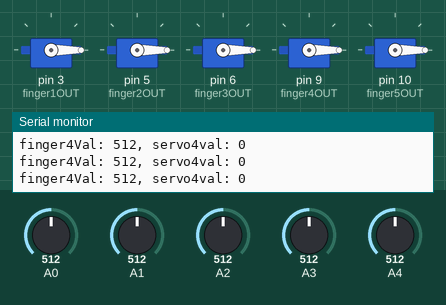
Simulated run of this sketch. Board: Arduino Uno, built with avr-gcc and run on an emulated ATmega328P. Shown: 5 × servo, the last lines printed to the serial monitor. The test bench sets the inputs (shaded band); at power-on: A3 = 512, A0 = 512, A1 = 512, A2 = 512, A4 = 512.

Above: at 1.2 s.
1.3 s: A3 set to 190
At 2.6 s:
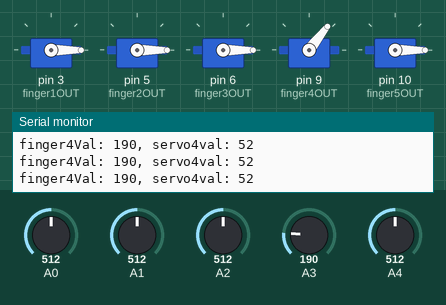
2.9 s: A0 set to 190
At 3.7 s:
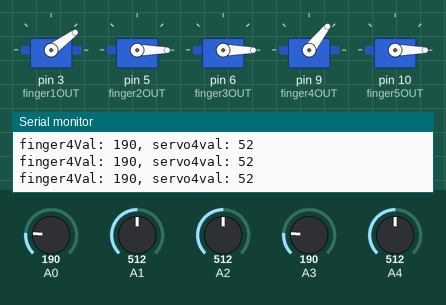
4.4 s: A1 set to 190
At 5.0 s:
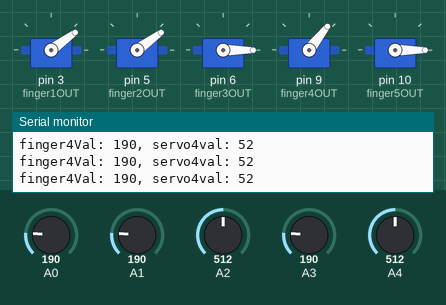
6.0 s: A2 set to 190
At 6.5 s:
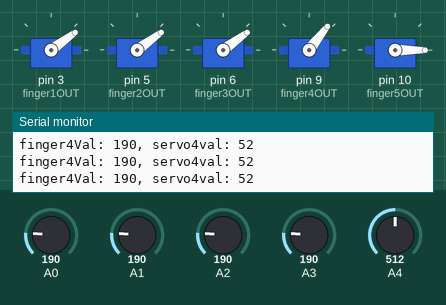
7.6 s: A4 set to 190
At 8.6 s:
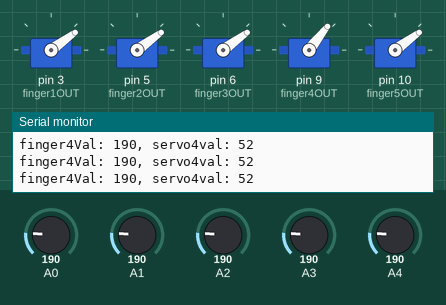
9.1 s: A3 set to 210
At 9.5 s:
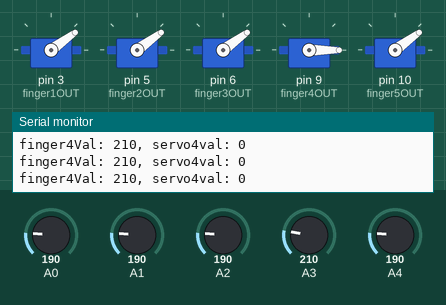
Timing chart, 0 to 11.6 s (numbered marks = the images above; inputs shaded):
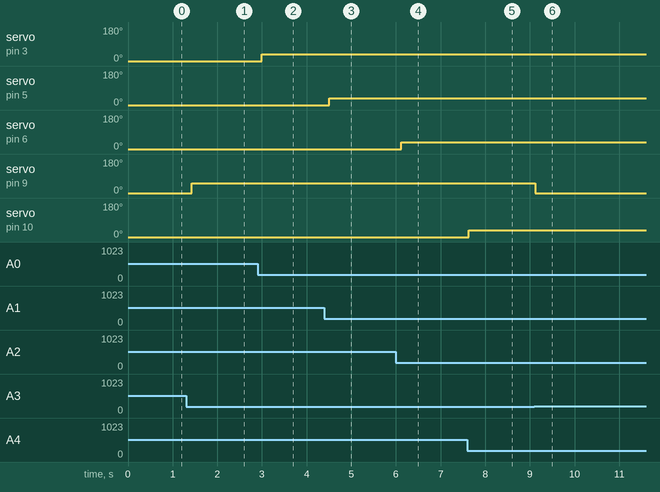

The sketch:

robohand.ino
```cpp
#include <Servo.h>
const int FLEX1_MIN = 150;
const int FLEX1_MAX = 200;

const int FLEX2_MIN = FLEX1_MIN;
const int FLEX2_MAX = FLEX1_MAX;

const int FLEX3_MIN = FLEX1_MIN;
const int FLEX3_MAX = FLEX1_MAX;

const int FLEX4_MIN = 165;
const int FLEX4_MAX = FLEX1_MAX;

const int FLEX5_MIN = FLEX1_MIN;
const int FLEX5_MAX = FLEX1_MAX;

const int finger1IN = A0;
const int finger2IN = A1;
const int finger3IN = A2;
const int finger4IN = A3;
const int finger5IN = A4;

const int finger1OUT = 3;
const int finger2OUT = 5;
const int finger3OUT = 6;
const int finger4OUT = 9;
const int finger5OUT = 10;

Servo finger1Servo;
Servo finger2Servo;
Servo finger3Servo;
Servo finger4Servo;
Servo finger5Servo;


void setup() {
  Serial.begin(9600);
  finger1Servo.attach(finger1OUT);
  finger1Servo.write(0);
  finger2Servo.attach(finger2OUT);
  finger2Servo.write(0);
  finger3Servo.attach(finger3OUT);
  finger3Servo.write(0);
  finger4Servo.attach(finger4OUT);
  finger4Servo.write(0);
  finger5Servo.attach(finger5OUT);
  finger5Servo.write(0);
}

void loop()
{
  int finger1Val = sensorRead(finger1IN);
  int servo1Val = map(finger1Val, FLEX1_MIN, FLEX1_MAX, 180, 0);
  servo1Val = constrain(servo1Val, 0, 180);
//  Serial.print("finger1Val: "); Serial.print(finger1Val); Serial.print(", servo1val: "); Serial.println(servo1Val);
  finger1Servo.write(servo1Val);

  int finger2Val = sensorRead(finger2IN);
  int servo2Val = map(finger2Val, FLEX2_MIN, FLEX2_MAX, 180, 0);
  servo2Val = constrain(servo2Val, 0, 180);
 // Serial.print("finger2Val: "); Serial.print(finger2Val); Serial.print(", servo2val: "); Serial.println(servo2Val);
  finger2Servo.write(servo2Val);

  int finger3Val = sensorRead(finger3IN);
  int servo3Val = map(finger3Val, FLEX3_MIN, FLEX3_MAX, 180, 0);
  servo3Val = constrain(servo3Val, 0, 180);
//  Serial.print("finger3Val: "); Serial.print(finger3Val); Serial.print(", servo3val: "); Serial.println(servo3Val);
  finger3Servo.write(servo3Val);

  int finger4Val = sensorRead(finger4IN);
  int servo4Val = map(finger4Val, FLEX4_MIN, FLEX4_MAX, 180, 0);
  servo4Val = constrain(servo4Val, 0, 180);
  Serial.print("finger4Val: "); Serial.print(finger4Val); Serial.print(", servo4val: "); Serial.println(servo4Val);
  finger4Servo.write(servo4Val);

  int finger5Val = sensorRead(finger5IN);
  int servo5Val = map(finger5Val, FLEX5_MIN, FLEX5_MAX, 180, 0);
  servo5Val = constrain(servo5Val, 0, 180);
 // Serial.print("finger5Val: "); Serial.print(finger5Val); Serial.print(", servo5val: "); Serial.println(servo5Val);
  finger5Servo.write(servo5Val);
  delay(60);
}

int sensorRead(int slotNumber)
{
   int n = 100;
   long sum = 0;
   for(int i=0;i<n;i++)
   {
      sum = sum + analogRead(slotNumber);
   }
   return sum/n;
}
```

Measured:
- after the input at 1.3 s, servo on pin 9 (finger4OUT): 0° → 52° after 0.12 s
- after the input at 2.9 s, servo on pin 3 (finger1OUT): 0° → 36° after 0.10 s
- after the input at 4.4 s, servo on pin 5 (finger2OUT): 0° → 36° after 0.10 s
- after the input at 6.0 s, servo on pin 6 (finger3OUT): 0° → 36° after 0.12 s
- after the input at 7.6 s, servo on pin 10 (finger5OUT): 0° → 36° at once
- after the input at 9.1 s, servo on pin 9 (finger4OUT): 52° → 0° at once
